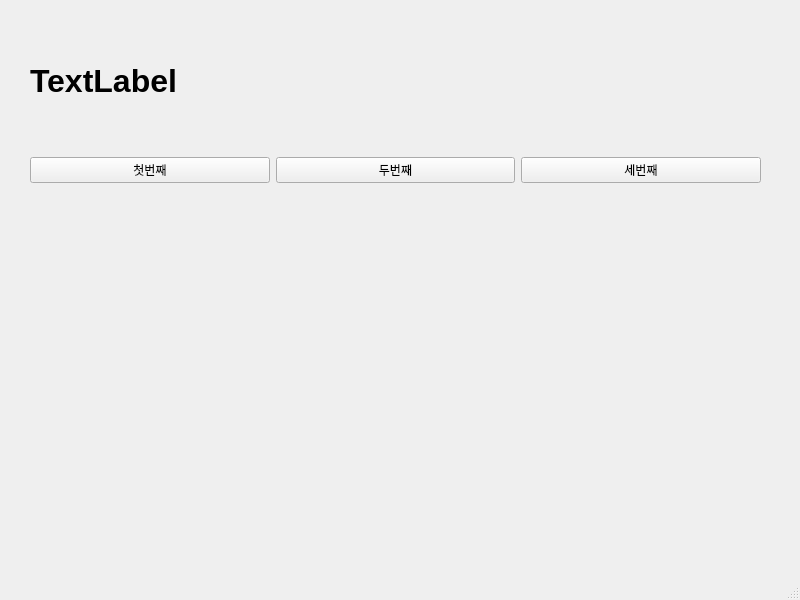
<?xml version="1.0" encoding="UTF-8"?>
<ui version="4.0">
 <class>MainWindow</class>
 <widget class="QMainWindow" name="MainWindow">
  <property name="geometry">
   <rect>
    <x>0</x>
    <y>0</y>
    <width>800</width>
    <height>600</height>
   </rect>
  </property>
  <property name="windowTitle">
   <string>MainWindow</string>
  </property>
  <widget class="QWidget" name="centralwidget">
   <widget class="QWidget" name="horizontalLayoutWidget">
    <property name="geometry">
     <rect>
      <x>30</x>
      <y>130</y>
      <width>731</width>
      <height>80</height>
     </rect>
    </property>
    <layout class="QHBoxLayout" name="horizontalLayout">
     <item>
      <widget class="QPushButton" name="pushButton_2">
       <property name="text">
        <string>첫번째</string>
       </property>
      </widget>
     </item>
     <item>
      <widget class="QPushButton" name="pushButton">
       <property name="text">
        <string>두번째</string>
       </property>
      </widget>
     </item>
     <item>
      <widget class="QPushButton" name="pushButton_3">
       <property name="text">
        <string>세번째</string>
       </property>
      </widget>
     </item>
    </layout>
   </widget>
   <widget class="QLabel" name="label">
    <property name="geometry">
     <rect>
      <x>30</x>
      <y>50</y>
      <width>731</width>
      <height>61</height>
     </rect>
    </property>
    <property name="font">
     <font>
      <pointsize>24</pointsize>
      <bold>true</bold>
     </font>
    </property>
    <property name="text">
     <string>TextLabel</string>
    </property>
   </widget>
  </widget>
  <widget class="QMenuBar" name="menubar">
   <property name="geometry">
    <rect>
     <x>0</x>
     <y>0</y>
     <width>800</width>
     <height>33</height>
    </rect>
   </property>
  </widget>
  <widget class="QStatusBar" name="statusbar"/>
 </widget>
 <resources/>
 <connections>
  <connection>
   <sender>pushButton_2</sender>
   <signal>clicked()</signal>
   <receiver>MainWindow</receiver>
   <slot>firstClick()</slot>
   <hints>
    <hint type="sourcelabel">
     <x>168</x>
     <y>202</y>
    </hint>
    <hint type="destinationlabel">
     <x>169</x>
     <y>274</y>
    </hint>
   </hints>
  </connection>
  <connection>
   <sender>pushButton</sender>
   <signal>clicked()</signal>
   <receiver>MainWindow</receiver>
   <slot>secondClick()</slot>
   <hints>
    <hint type="sourcelabel">
     <x>441</x>
     <y>208</y>
    </hint>
    <hint type="destinationlabel">
     <x>445</x>
     <y>268</y>
    </hint>
   </hints>
  </connection>
  <connection>
   <sender>pushButton_3</sender>
   <signal>clicked()</signal>
   <receiver>MainWindow</receiver>
   <slot>thirdClick()</slot>
   <hints>
    <hint type="sourcelabel">
     <x>665</x>
     <y>199</y>
    </hint>
    <hint type="destinationlabel">
     <x>664</x>
     <y>270</y>
    </hint>
   </hints>
  </connection>
 </connections>
 <slots>
  <slot>firstClick()</slot>
  <slot>secondClick()</slot>
  <slot>thirdClick()</slot>
 </slots>
</ui>
